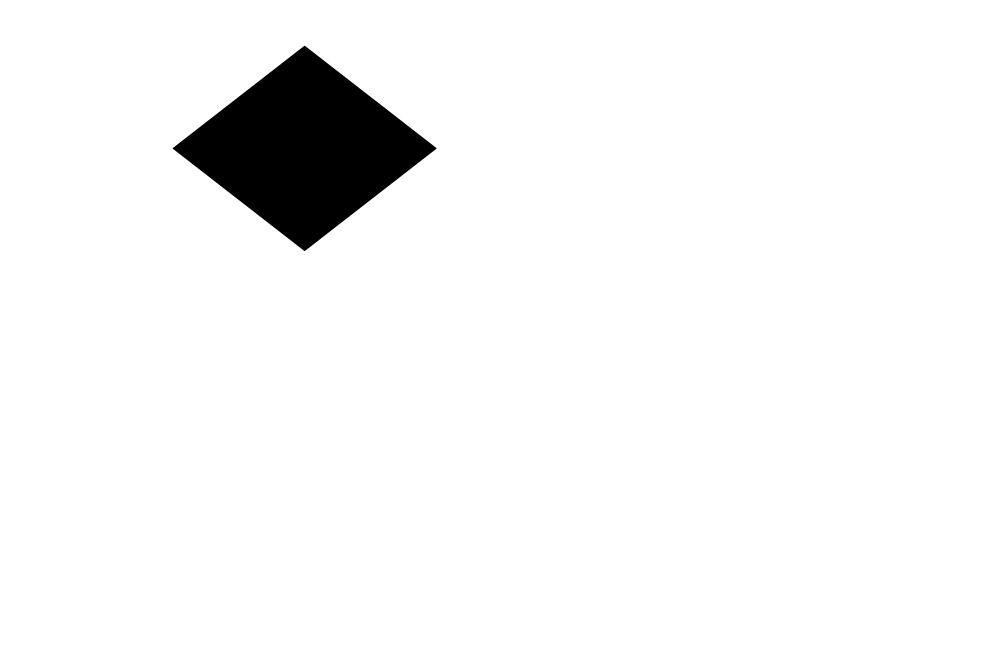
//> input picture Lab4-OpenCV/img6.jpg, 4008 x 2616 px (shown at 1/4 size)
$ ./Lab4-OpenCV   (built with g++ and OpenCV 4)
//> lines starting //> are read from the running program, lines starting //| are printed output that depends on the picture; after the words box and inside, x2 and y2 are one past the last pixel; in counts of white or black regions, pixels touching at a corner belong together
// Lab4-OpenCV.cpp : Этот файл содержит функцию "main". Здесь начинается и заканчивается выполнение программы.
//
#include <opencv2/core/core.hpp>
#include <opencv2/highgui/highgui.hpp>
#include <opencv2/imgproc.hpp>
#include <iostream>
#include<math.h>
#include <opencv2/imgcodecs.hpp>
#include <opencv2/highgui.hpp>
#include <stdlib.h>
#include <stdio.h>
#include <list>

using namespace cv;
using namespace std;
RNG rng(12345);

// [41 lines left out: functions FindAndCountContours, HoughLines, not called in this run]
float Slope(float x1, float y1, float x2, float y2)
{
	if (x2 - x1 != 0)
		return (y2 - y1) / (x2 - x1);
	return INT_MAX;
}
#define PI 3.14159265
int FindAngle(double M1, double M2)
{
	// Store the tan value  of the angle
	double angle = abs((M2 - M1)
		/ (1 + M1 * M2));

	// Calculate tan inverse of the angle
	double ret = atan(angle);

	// Convert the angle from
	// radian to degree
	double val = (ret * 180) / PI;

	// Print the result
	return val;
}
// [52 lines left out: function HoughLinesParallel, not called in this run]
Mat HoughLinesAngle(Mat img)
{
	int slope_temp;
	vector<int> list_of_line_slopes;
	//vector<Scalar> list_of_colors;
	Mat canny, img_gray, cdstP;
	// Edge detection
	Canny(img, canny, 50, 200, 3);
	// Copy edges to the images that will display the results in BGR
	cvtColor(canny, img_gray, COLOR_GRAY2BGR);
	cdstP = img_gray.clone();
	// Probabilistic Line Transform
	vector<Vec4i> linesP; // will hold the results of the detection

	HoughLinesP(canny, linesP, 1, CV_PI / 180, 50, 50, 10); // runs the actual detection
	// Draw the lines
	for (size_t i = 0; i < linesP.size(); i++)
	{
		Vec4i l = linesP[i];
		int slope_temp = Slope(l[0], l[1], l[2], l[3]);
		list_of_line_slopes.push_back(slope_temp);
		for (int j = 0; j < list_of_line_slopes.size(); j++)
		{
				//cout << round(FindAngle(list_of_line_slopes[j], slope_temp)) << endl;
			if (round(FindAngle(list_of_line_slopes[j],0)) != 0)
			{
				int angle = round(FindAngle(0, list_of_line_slopes[j]));
				line(img, Point(l[0], l[1]), Point(l[2], l[3]), Scalar(0,0,255), 3, LINE_AA);

				cout << " angle of sheet: " << angle << endl;
				break;
			}
		}

	}
	// Show results
	return img;
}
// [27 lines left out: function HoughCircles, not called in this run]

Mat LoadImage(string task_img)
{
	Mat src = imread(task_img, 1);
	if (src.empty())
	{
		cout << "Could not open or find the image!\n" << endl;
	}
	else {
		resize(src, src, { 500,500 }, 0, 0, INTER_AREA);
		//namedWindow(task_img);
		//imshow(task_img, src);

		// show starting images
		return src;
	}
}

int main()
{
	string task1 = "img1.jpg";
	string task2 = "img2.jpg";
	string task3 = "img3.jpg";
	string task31 = "img4.jpg";
	string task4 = "img5.jpg";
	string task5 = "img6.jpg";
	string task51 = "img7.jpg";

//-------- задание 1. посчитать контуры на изображении
	//FindAndCountContours(LoadImage(task1));
	//FindAndCountContours(LoadImage(task3));
//-------- задание 2. найти прямые линии при помощи преобразований Хафа
	//HoughLines(LoadImage(task2));
//-------- задание 3. найдите окружности при помощи преобразований Хафа
		//imshow(task31, HoughCircles(LoadImage(task31), 60)  );
		//imshow(task3, HoughCircles(LoadImage(task3), 100)  );
//-------- 4 *** Найдите на изображении параллельные линии, выделите их другим цветом.
	//imshow(task4, HoughLinesParallel(LoadImage(task4))  );
	//imshow(task5, HoughLinesParallel(LoadImage(task5))  );
//-------- 5 *** Сфотографируйте лист бумаги на столе, лежащий под наклоном, определите его угол наклона.
	imshow(task5,  HoughLinesAngle(LoadImage(task5))  );
//> in LoadImage, src is the input picture: 2616 rows x 4008 cols, CV_8UC3; 95.9% white; 1 black region, box (x1, y1, x2, y2) and area: (691, 183, 1746, 1004) 435057
//> in LoadImage, `resize(src, src, { 500,500 }, 0, 0, INTER_AREA);`:
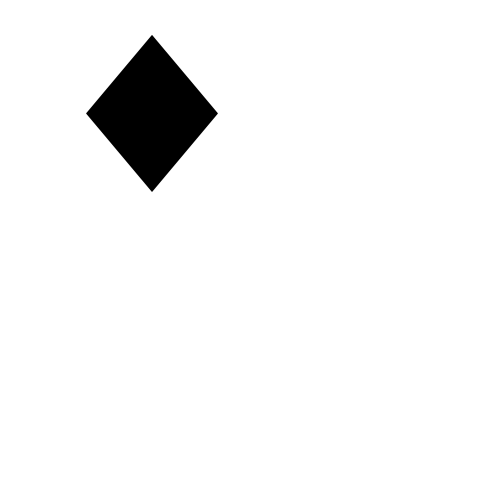
//> src: 500 rows x 500 cols, CV_8UC3; min 0, max 255, mean 244.4
//> in HoughLinesAngle, `Canny(img, canny, 50, 200, 3);`:
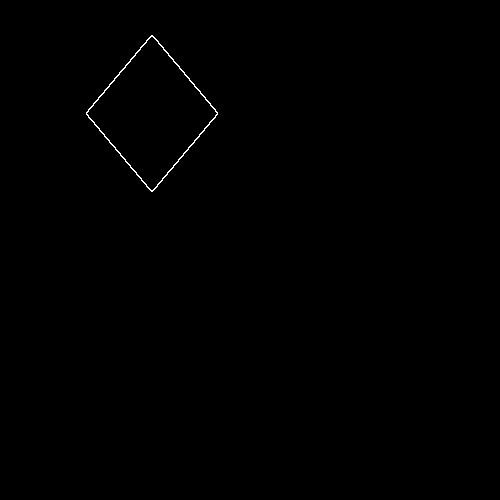
//> canny: 500 rows x 500 cols, CV_8UC1; 0.23% white in thin lines or dots, all inside (x1, y1, x2, y2) = (86, 35, 218, 192)
//> in HoughLinesAngle, `HoughLinesP(canny, linesP, 1, CV_PI / 180, 50, 50, 10);`: linesP = 4 lines (x1, y1, x2, y2): [86, 113, 151, 191], [151, 35, 217, 113], [87, 112, 151, 36], [152, 190, 216, 114]
//> the loop in HoughLinesAngle, `for (size_t i = 0; i < linesP.size(); i++)` made 4 passes
//> (l, slope_temp) on passes 1 to 4: ([86, 113, 151, 191], 1), ([151, 35, 217, 113], 1), ([87, 112, 151, 36], -1), ([152, 190, 216, 114], -1)
//> after the loop in HoughLinesAngle, `for (size_t i = 0; i < linesP.size(); i++)`:
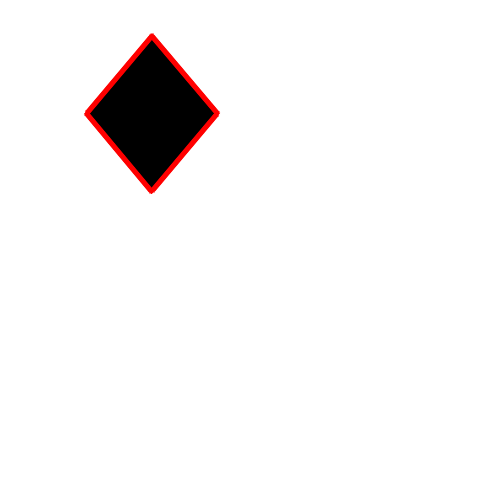
//> img: 500 rows x 500 cols, CV_8UC3; 1.02% of pixels changed, all inside (x1, y1, x2, y2) = (83, 32, 221, 195)
	imshow(task51, HoughLinesAngle(LoadImage(task51))  );
//> img7.jpg cannot be read in this run, so this picture is empty
//> (the run ends here: the program stops with an error, at `cvtColor(canny, img_gray, COLOR_GRAY2BGR);`)
